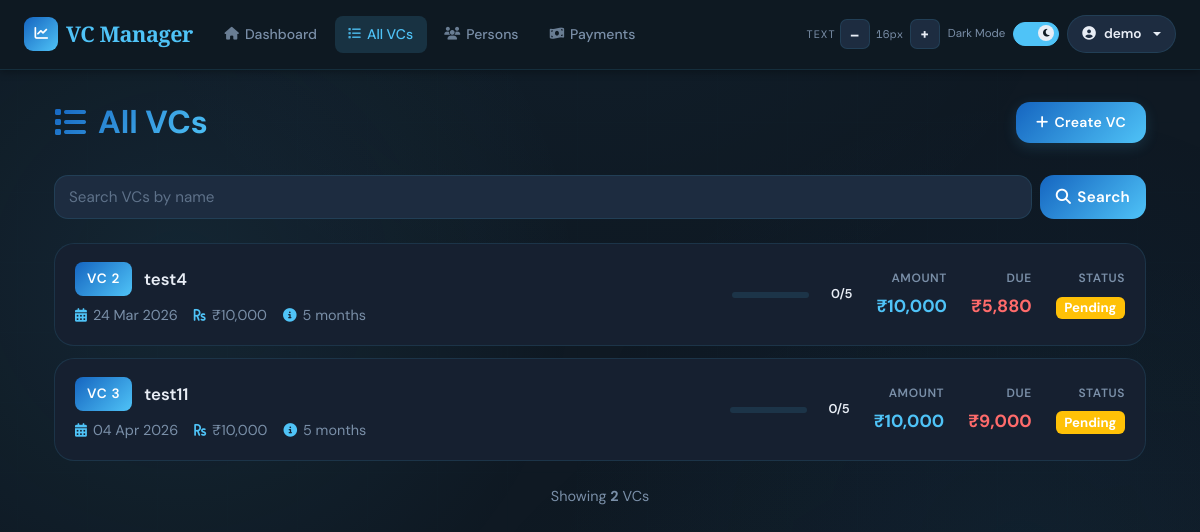
Screenshot of /vc/ (signed in) with the database file from the repository.
### app/models/user.py (models this page shows, shortened)
class User(UserMixin, db.Model):
    __tablename__ = 'users'
    id = db.Column(db.Integer, primary_key=True)
    email = db.Column(db.String(120), unique=True, nullable=False, index=True)
    name = db.Column(db.String(120), nullable=False)
    password_hash = db.Column(db.String(255), nullable=True)  # Nullable for OAuth-only users
    google_id = db.Column(db.String(255), unique=True, nullable=True)  # For OAuth users
    created_at = db.Column(db.DateTime, default=datetime.utcnow)
    last_login = db.Column(db.DateTime, nullable=True)
    vcs = db.relationship('VC', backref='user', lazy=True, cascade='all, delete-orphan')
    persons = db.relationship('Person', backref='user', lazy=True, cascade='all, delete-orphan')

### app/models/vc.py (models this page shows, shortened)
class VC(db.Model):
    __tablename__ = 'vcs'
    id           = db.Column(db.Integer, primary_key=True)
    user_id      = db.Column(db.Integer, db.ForeignKey('users.id'), nullable=False, index=True)
    vc_number    = db.Column(db.Integer, unique=True, nullable=False)
    name         = db.Column(db.String(100), nullable=False)
    start_date   = db.Column(db.DateTime, nullable=False, default=lambda: datetime.now(timezone.utc))
    amount       = db.Column(db.Float, nullable=False)
    tenure       = db.Column(db.Integer, nullable=False)
    current_hand = db.Column(db.Integer, default=1)
    narration    = db.Column(db.Text)
    status       = db.Column(db.Enum(PaymentStatus, native_enum=False), default=PaymentStatus.PENDING)
    min_interest = db.Column(db.Float, nullable=False, default=0.0)
    created_at   = db.Column(db.DateTime, default=lambda: datetime.now(timezone.utc))
    updated_at   = db.Column(db.DateTime, default=lambda: datetime.now(timezone.utc),
                             onupdate=lambda: datetime.now(timezone.utc))
    hands          = db.relationship('VCHand',      backref='vc', lazy=True, cascade='all, delete-orphan')
    payments       = db.relationship('Payment',     backref='vc', lazy=True, cascade='all, delete-orphan')
    ledger_entries = db.relationship('LedgerEntry', back_populates='vc', lazy=True)
    members        = db.relationship('Person', secondary=vc_members, backref='vcs')
    @property
    def total_slots(self):
        result = db.session.execute(
            db.select(db.func.sum(vc_members.c.slots))
            .where(vc_members.c.vc_id == self.id)
        ).scalar()
        return int(result or 0)
    @property
    def total_due_per_vc(self):
        return sum(c.amount for h in self.hands for c in h.contributions if not c.paid)
    @property
    def completed_hand_obj(self):
        return (self.current_hand - 1) if self.current_hand <= self.tenure else self.tenure

### app/models/contribution.py (models this page shows)
class Contribution(db.Model):
    __tablename__ = 'contributions'
    id = db.Column(db.Integer, primary_key=True)
    hand_id = db.Column(db.Integer, db.ForeignKey('vc_hands.id'), nullable=False, index=True)
    person_id = db.Column(db.Integer, db.ForeignKey('persons.id'), nullable=True, index=True)
    amount = db.Column(db.Float, nullable=False)
    date = db.Column(db.DateTime, default=datetime.utcnow)
    paid = db.Column(db.Boolean, default=False)  # True when this contribution/payment has been made
    person = db.relationship('Person', backref='contributions')

### app/routes/vc.py (the view)
@vc_bp.route('/')
@login_required
def vcs_list():
    vcs = VC.query.filter_by(user_id=current_user.id).order_by(VC.vc_number).all()
    total_due = sum(c.amount for vc in vcs for hand in vc.hands for c in hand.contributions if not c.paid)
    total_vcs = len(vcs)
    total_members = sum(vc.total_slots for vc in vcs) if vcs else 0
    return render_template('vc/list.html', vcs=vcs, total_due=total_due, total_members=total_members, total_vcs=total_vcs)

### templates/vc/list.html (shortened to what this page needs)
{% extends "base.html" %}
{% block content %}
<div class="container-fluid">
    <div class="page-header">
        <h1 class="page-title">
            <i class="fas fa-list"></i>All VCs
        </h1>
        <button class="btn btn-primary" onclick="location.href='{{ url_for('vc.create_vc') }}'">
            <i class="fas fa-plus"></i>Create VC
        </button>
    </div>
    <div class="control-bar">
        <div class="search-box">
            <input
                id="vc-search-input"
                type="search"
                class="form-control"
                placeholder="Search VCs by name">
            <button id="vc-search-btn" class="btn" type="button">
                <i class="fas fa-search"></i>Search
            </button>
        </div>
    </div>
    <div class="vc-list">
        {% if vcs %}
            {% for vc in vcs %}
            {% set completion_ratio = (vc.completed_hand_obj / vc.tenure) if vc.tenure else 0 %}
            <div class="vc-item {{ 'completed' if completion_ratio == 1 else '' }}"
                onclick="location.href='{{ url_for('vc.view_vc', id=vc.id) }}'">
                <div class="vc-item-main">
                    <div class="vc-item-header">
                        <span class="vc-badge">VC {{ vc.vc_number }}</span>
                        <span class="vc-name">{{ vc.name }}</span>
                    </div>
                    <div class="vc-meta">
                        <div class="vc-meta-item">
                            <i class="fas fa-calendar-alt"></i>
                            <span>{{ vc.start_date.strftime('%d %b %Y') }}</span>
                        </div>
                        <div class="vc-meta-item">
                            <i class="fas fa-rupee-sign"></i>
                            <span>₹{{ "%.0f"|format(vc.amount)|indian_comma }}</span>
                        </div>
                        <div class="vc-meta-item">
                            <i class="fas fa-info-circle"></i>
                            <span>{{ vc.tenure }} months</span>
                        </div>
                    </div>
                </div>
                <div class="vc-item-stats">
                    <div class="vc-progress">
                        <div class="progress-bar-custom">
                        </div>
                        <div class="progress-text">{{ vc.completed_hand_obj }}/{{ vc.tenure }}</div>
                    </div>
                    <div class="vc-stat">
                        <div class="vc-stat-label">Amount</div>
                        <div class="vc-stat-value amount">₹{{ "%.0f"|format(vc.amount)|indian_comma }}</div>
                    </div>
                    <div class="vc-stat">
                        <div class="vc-stat-label">Due</div>
                        <div class="vc-stat-value due">₹{{ "%.0f"|format(vc.total_due_per_vc)|indian_comma }}</div>
                    </div>
                    <div class="vc-stat">
                        <div class="vc-stat-label">Status</div>
                        <div class="vc-stat-value">
                            {% if completion_ratio == 1 %}
                                <span class="badge bg-success">Done</span>
                            {% elif vc.total_due_per_vc > 0 %}
                                <span class="badge bg-warning">Pending</span>
                            {% else %}
                                <span class="badge bg-info">Active</span>
                            {% endif %}
                        </div>
                    </div>
                </div>
            </div>
            {% endfor %}
        {% endif %}
    </div>
    {% if vcs %}
    <div style="margin-top: 24px; text-align: center; color: var(--text-muted); font-size: 0.9rem;">
        Showing <strong>{{ vcs|length }}</strong> VC{{ 's' if vcs|length != 1 else '' }}
    </div>
    {% endif %}
</div>
{% endblock %}

### templates/base.html (shortened to what this page needs)
<!DOCTYPE html>
<html lang="en" data-theme="dark">
<head>
    <link href="https://cdnjs.cloudflare.com/ajax/libs/font-awesome/6.5.0/css/all.min.css" rel="stylesheet">
    <link href="https://cdn.jsdelivr.net/npm/bootstrap@5.3.0/dist/css/bootstrap.min.css" rel="stylesheet">
    <link rel="stylesheet" href="https://cdn.jsdelivr.net/npm/swiper@11/swiper-bundle.min.css" />
</head>
<body>
<nav class="navbar navbar-expand-lg" role="navigation" aria-label="Main navigation">
    <div class="container-fluid px-4">
        <a class="navbar-brand" href="{{ url_for('dashboard.index') }}">
            <div class="brand-icon" aria-hidden="true"><i class="fas fa-chart-line"></i></div>
            VC Manager
        </a>
        <div class="collapse navbar-collapse" id="navbarNav">
            {% if current_user.is_authenticated %}
            <ul class="navbar-nav me-auto d-none d-md-flex">
                <li class="nav-item"><a class="nav-link" href="{{ url_for('dashboard.index') }}"><i class="fas fa-home"></i>Dashboard</a></li>
                <li class="nav-item"><a class="nav-link" href="{{ url_for('vc.vcs_list') }}"><i class="fas fa-list"></i>All VCs</a></li>
                <li class="nav-item"><a class="nav-link" href="{{ url_for('person.persons') }}"><i class="fas fa-users"></i>Persons</a></li>
                <li class="nav-item"><a class="nav-link" href="{{ url_for('payment.record_payment') }}"><i class="fas fa-money-bill-wave"></i>Payments</a></li>
            </ul>
            {% endif %}
            <div class="d-flex align-items-center ms-auto gap-2 mt-2 mt-lg-0">
                <div class="d-flex align-items-center gap-1" role="toolbar" aria-label="Font size">
                    <span class="a11y-label d-none d-xl-inline">Text</span>
                    <button class="fs-btn" id="fsDecrease" aria-label="Decrease font size">–</button>
                    <span class="fs-display" id="fsDisplay" aria-live="polite">16px</span>
                    <button class="fs-btn" id="fsIncrease" aria-label="Increase font size">+</button>
                </div>
                <div class="d-flex align-items-center gap-2" aria-label="Theme">
                    <span class="toggle-label-text d-none d-xl-inline" id="themeLabel">Dark</span>
                    <label class="toggle-switch" aria-label="Toggle light/dark mode">
                        <div class="toggle-track"></div>
                        <div class="toggle-thumb"><i class="fas fa-moon" id="toggleIcon"></i></div>
                    </label>
                </div>
                {% if current_user.is_authenticated %}
                <div class="dropdown">
                    <button class="user-btn dropdown-toggle" type="button" data-bs-toggle="dropdown" aria-expanded="false">
                        <i class="fas fa-user-circle"></i>
                        <span class="d-none d-sm-inline">{{ current_user.name }}</span>
                    </button>
                </div>
                {% endif %}
            </div>
        </div>
    </div>
</nav>
<main class="main-content" role="main">
    <div class="container">
        {% block content %}{% endblock %}
    </div>
</main>
</body>
</html>

### templates/vc/list.html (style rules this page uses)
html { font-size: var(--fs-base); }
body { font-size: var(--fs-base); }
.page-header { display: flex; justify-content: space-between; align-items: center; gap: 12px; margin-bottom: 32px; flex-wrap: nowrap; }
.page-title { font-size: 2rem; font-weight: 700; background: var(--grad-header); -webkit-background-clip: text; -webkit-text-fill-color: transparent; margin: 0; display: flex; align-items: center; gap: 12px; white-space: nowrap; flex-shrink: 0; }
.page-title i { color: var(--accent); flex-shrink: 0; }
.control-bar { display: flex; gap: 12px; flex-wrap: wrap; margin-bottom: 24px; align-items: center; }
.search-box { display: flex; gap: 8px; flex: 1; min-width: 240px; }
.search-box .form-control { background: var(--surface2); color: var(--text); border: 1.5px solid var(--border); border-radius: var(--radius-md); padding: 10px 14px; font-size: 0.95rem; flex: 1; }
.search-box .form-control::placeholder { color: var(--text-muted); }
.search-box .btn { background: var(--grad-header); color: #fff; border: none; padding: 10px 16px; border-radius: var(--radius-md); cursor: pointer; transition: all 0.28s cubic-bezier(.4,0,.2,1); font-weight: 600; display: flex; align-items: center; justify-content: center; gap: 6px; font-size: 0.95rem; }
.vc-list { display: flex; flex-direction: column; gap: 12px; }
.vc-item { background: var(--surface); border: 1.5px solid var(--border); border-radius: var(--radius-lg); padding: 18px 20px; transition: all 0.28s cubic-bezier(.4,0,.2,1); cursor: pointer; display: flex; align-items: center; justify-content: space-between; gap: 20px; }
.vc-item-main { flex: 1; min-width: 0; }
.vc-item-header { display: flex; align-items: center; gap: 12px; margin-bottom: 8px; }
.vc-badge { background: var(--grad-header); color: #fff; padding: 6px 12px; border-radius: var(--radius-sm); font-weight: 600; font-size: 0.85rem; text-transform: uppercase; letter-spacing: 0.05em; min-width: 50px; text-align: center; }
.vc-name { font-size: 1.05rem; font-weight: 600; color: var(--text); }
.vc-meta { display: flex; gap: 16px; margin-top: 8px; flex-wrap: wrap; font-size: 0.9rem; color: var(--text-muted); }
.vc-meta-item { display: flex; align-items: center; gap: 6px; }
.vc-meta-item i { color: var(--accent); font-size: 0.85rem; }
.vc-item-stats { display: flex; gap: 24px; align-items: center; min-width: fit-content; }
.vc-stat { text-align: right; }
.vc-stat-label { font-size: 0.75rem; font-weight: 600; color: var(--text-muted); text-transform: uppercase; letter-spacing: 0.05em; margin-bottom: 4px; }
.vc-stat-value { font-size: 1.1rem; font-weight: 700; color: var(--text); }
.vc-stat-value.amount { color: var(--accent); }
.vc-stat-value.due { color: var(--danger); }
.vc-progress { display: flex; align-items: center; gap: 8px; min-width: 120px; }
.progress-bar-custom { flex: 1; height: 6px; background: var(--border); border-radius: 3px; overflow: hidden; }
.progress-text { font-size: 0.8rem; font-weight: 600; color: var(--text); min-width: 35px; text-align: right; }

### rows the page displays
User: name "demo"
VC: vc_number "2", name "test4", start_date "24 Mar 2026", amount "10,000", tenure "5", completed_hand_obj "0"
Contribution: paid.paid "5,880"
VC: vc_number "3", name "test11", start_date "04 Apr 2026", amount "10,000", tenure "5", completed_hand_obj "0"
Contribution: paid+amount "9,000"

### other values shown
{{ vcs|length }} "2"
{{ 's' if vcs|length != 1 else '' }} "s"
